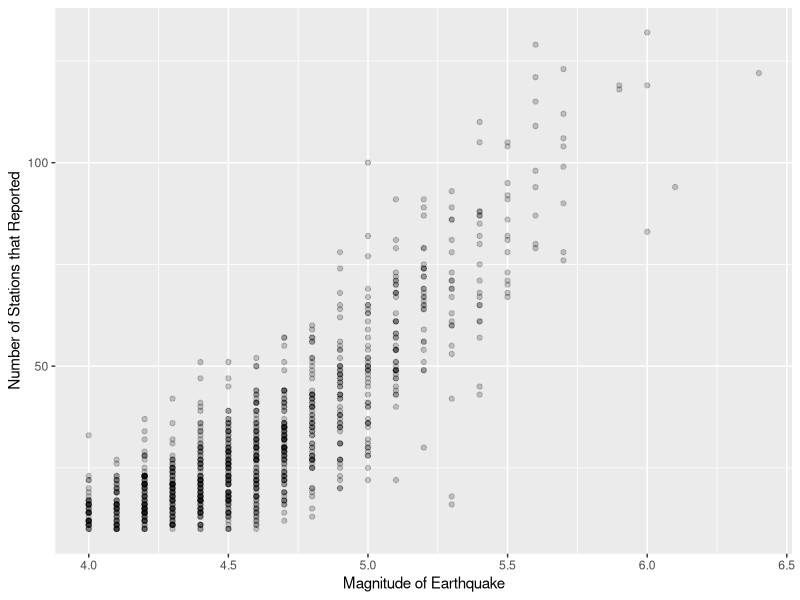
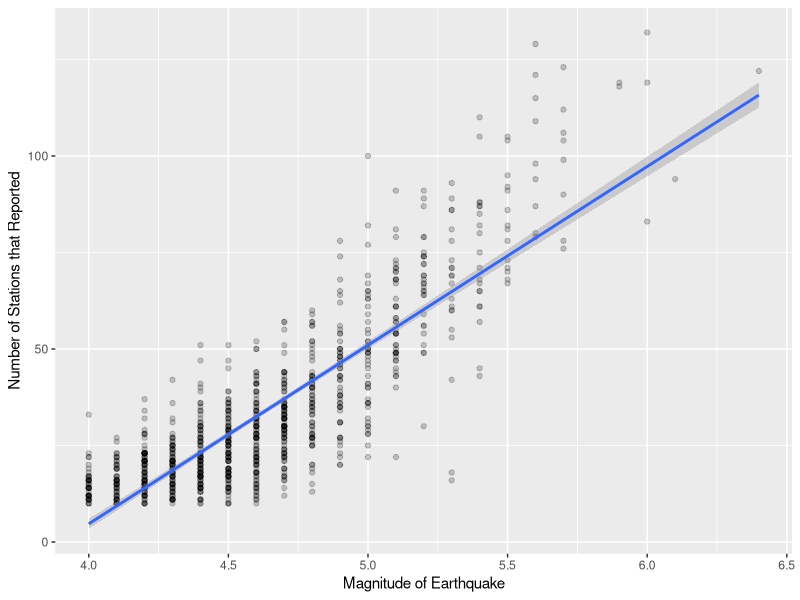
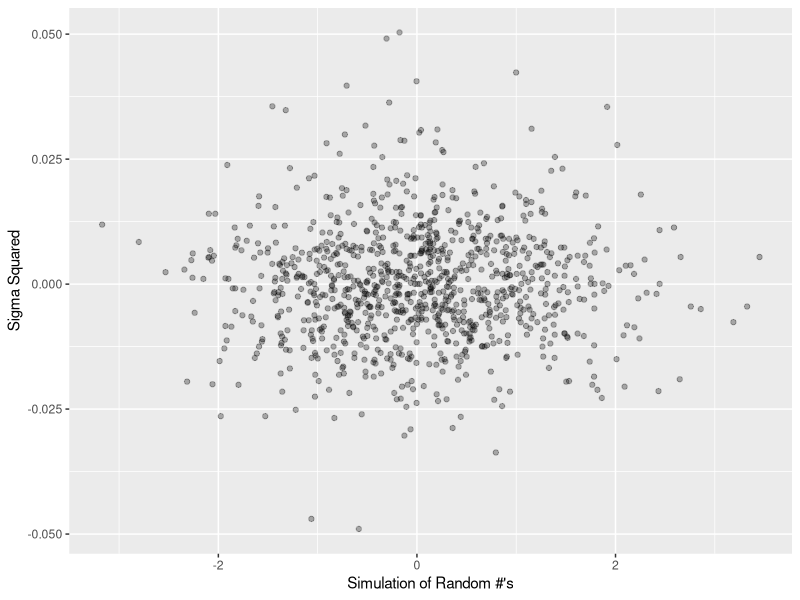
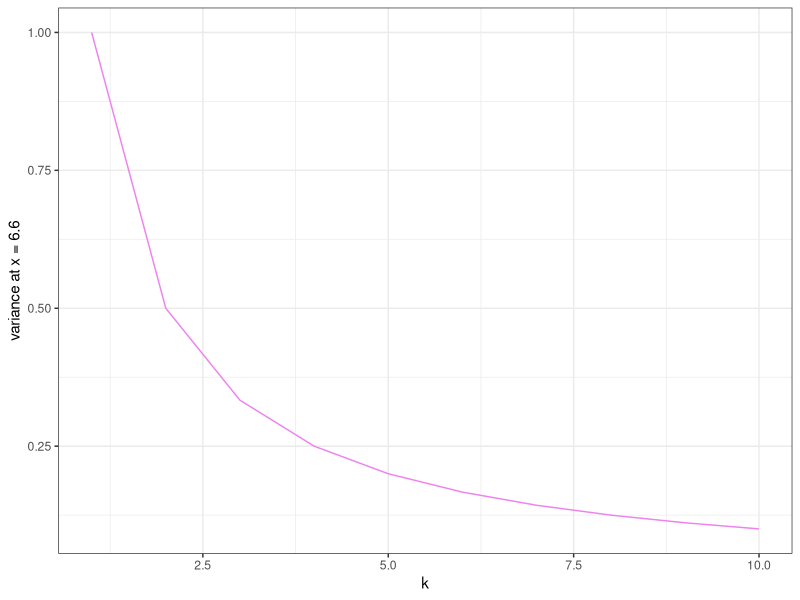

These figures' R source, in order:
## ---- chunk 1
library(MASS)
library(tidyverse)
data(quakes)
str(quakes)
## ---- chunk 2
ggplot(data = quakes, mapping = aes(x = mag,
y = stations)) +
geom_point(alpha = 0.2) +
  labs(x = "Magnitude of Earthquake", y = "Number of Stations that Reported")
## ---- chunk 3
m1 <- lm(stations ~ mag, data = quakes)
m1
summary(m1)
## ---- chunk 4
ggplot(data = quakes, mapping = aes(x = mag,
y = stations)) +
geom_point(alpha = 0.2) +
  labs(x = "Magnitude of Earthquake", y = "Number of Stations that Reported") +
  geom_smooth(method = "lm")
## ---- chunk 5
n <- nrow(quakes)
x <- quakes$mag
y <- quakes$stations
slope <- sd(y)/sd(x) * cor(x,y)
slope
## ---- chunk 6
m1$coefficients[2]
SE_slope <- summary(m1)$coef[2,2]
SE_slope
t_stat <- qt(.025, df = n - 2)
t_stat
LB <- slope + t_stat * SE_slope
LB
UB <- slope - t_stat * SE_slope
UB
c(LB, UB)
confint(m1)
## ---- chunk 7
predict(m1, data.frame(mag = 7))
## ---- chunk 8
simulation <- rnorm(1000)
## ---- chunk 9
f_hat <- mean(x)
f_hat
## ---- chunk 10
sigma_sq <- m1$res/(n-2)
## ---- chunk 11
simplot <- data.frame(x = simulation, y = sigma_sq)

ggplot(data = simplot, mapping = aes(x = simulation,
y = sigma_sq)) +
geom_point(alpha = 0.3) +
  labs(x = "Simulation of Random #'s", y = "Sigma Squared")
## ---- chunk 12
x <- c(1:3, 5:12)
y <- c(-7.1, -7.1, .5, -3.6, -2, -1.7, -4, -.2, -1.2, -1.2, -3.5)
## ---- chunk 13
library(tidyverse)
my_fun <- function(k, x, y) {
  f_k <- rep(NA, length(k))
  for (i in 1:length(k)) {
    f_k[i] <- sum(k[i] + y + x)
  }
  f_k}

k <- 1:10
f_k <- my_fun(k, x, y)
## ---- chunk 14
variance <- tibble(k = k, f_k = f_k)
ggplot(variance, aes(x = k, y = 1/k)) +
  geom_line(col = "violet") +
  theme_bw() +
  ylab("variance at x = 6.6")
